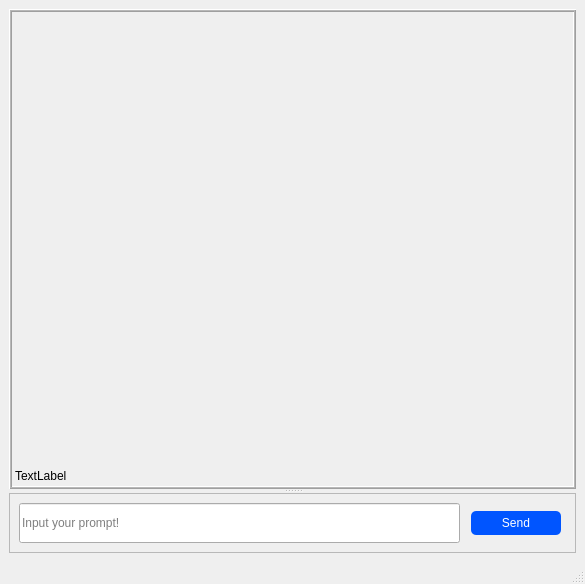
<?xml version="1.0" encoding="UTF-8"?>
<ui version="4.0">
 <class>MainWindow</class>
 <widget class="QMainWindow" name="MainWindow">
  <property name="geometry">
   <rect>
    <x>0</x>
    <y>0</y>
    <width>585</width>
    <height>584</height>
   </rect>
  </property>
  <property name="windowTitle">
   <string>MainWindow</string>
  </property>
  <widget class="QWidget" name="centralwidget">
   <layout class="QVBoxLayout" name="verticalLayout">
    <item>
     <widget class="QSplitter" name="splitter">
      <property name="orientation">
       <enum>Qt::Vertical</enum>
      </property>
      <widget class="QLabel" name="output_txt">
       <property name="minimumSize">
        <size>
         <width>500</width>
         <height>0</height>
        </size>
       </property>
       <property name="frameShape">
        <enum>QFrame::Box</enum>
       </property>
       <property name="frameShadow">
        <enum>QFrame::Raised</enum>
       </property>
       <property name="lineWidth">
        <number>1</number>
       </property>
       <property name="midLineWidth">
        <number>1</number>
       </property>
       <property name="text">
        <string>TextLabel</string>
       </property>
       <property name="alignment">
        <set>Qt::AlignBottom|Qt::AlignLeading|Qt::AlignLeft</set>
       </property>
      </widget>
      <widget class="QFrame" name="frame">
       <property name="maximumSize">
        <size>
         <width>16777215</width>
         <height>60</height>
        </size>
       </property>
       <property name="frameShape">
        <enum>QFrame::StyledPanel</enum>
       </property>
       <property name="frameShadow">
        <enum>QFrame::Raised</enum>
       </property>
       <layout class="QHBoxLayout" name="horizontalLayout">
        <item>
         <widget class="QLineEdit" name="input_txt">
          <property name="maximumSize">
           <size>
            <width>16777215</width>
            <height>50</height>
           </size>
          </property>
          <property name="placeholderText">
           <string>Input your prompt!</string>
          </property>
         </widget>
        </item>
        <item>
         <widget class="QPushButton" name="pushButton">
          <property name="minimumSize">
           <size>
            <width>100</width>
            <height>0</height>
           </size>
          </property>
          <property name="maximumSize">
           <size>
            <width>100</width>
            <height>16777215</height>
           </size>
          </property>
          <property name="styleSheet">
           <string notr="true">QPushButton {
	padding: 5px;
	margin: 5px;
	border-radius: 5px;
	background: rgb(0, 85, 255);
	color: white;
}

QPushButton:hover {
	background: rgb(0, 85, 255, 220);
}

QPushButton:pressed {
	background: rgb(0, 85, 255, 200);
}

</string>
          </property>
          <property name="text">
           <string>Send</string>
          </property>
         </widget>
        </item>
       </layout>
      </widget>
     </widget>
    </item>
   </layout>
  </widget>
  <widget class="QMenuBar" name="menubar">
   <property name="geometry">
    <rect>
     <x>0</x>
     <y>0</y>
     <width>585</width>
     <height>26</height>
    </rect>
   </property>
  </widget>
  <widget class="QStatusBar" name="statusbar"/>
 </widget>
 <resources/>
 <connections/>
</ui>
